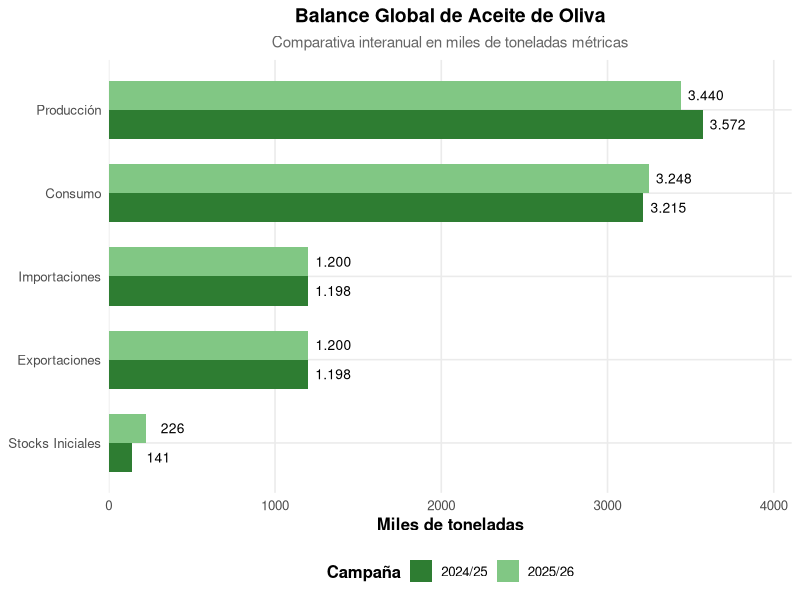
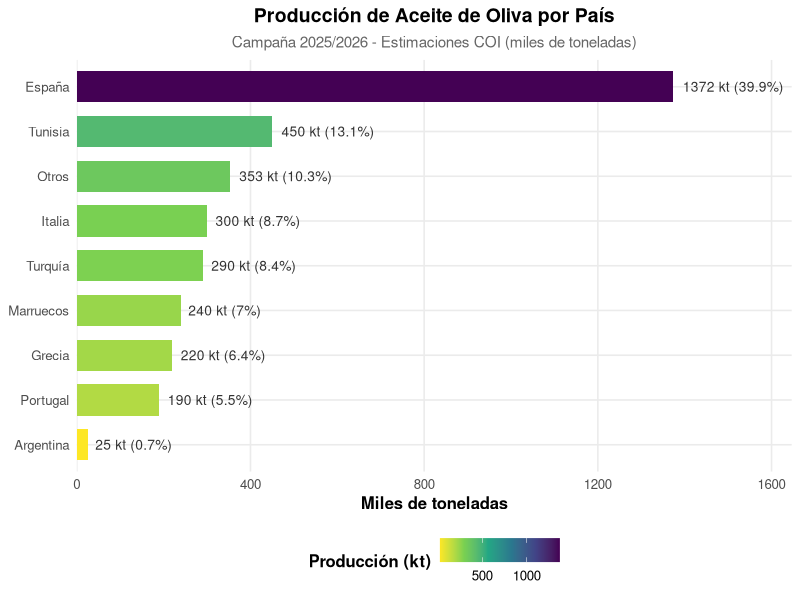
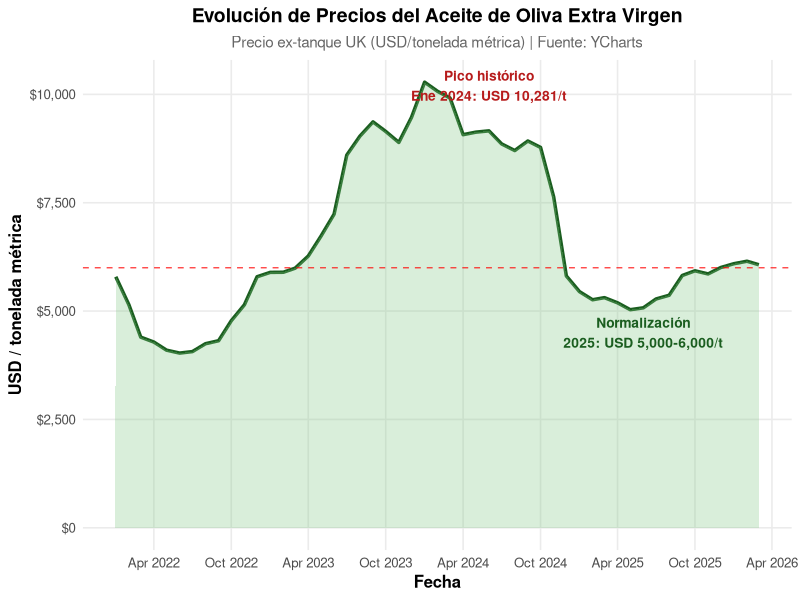
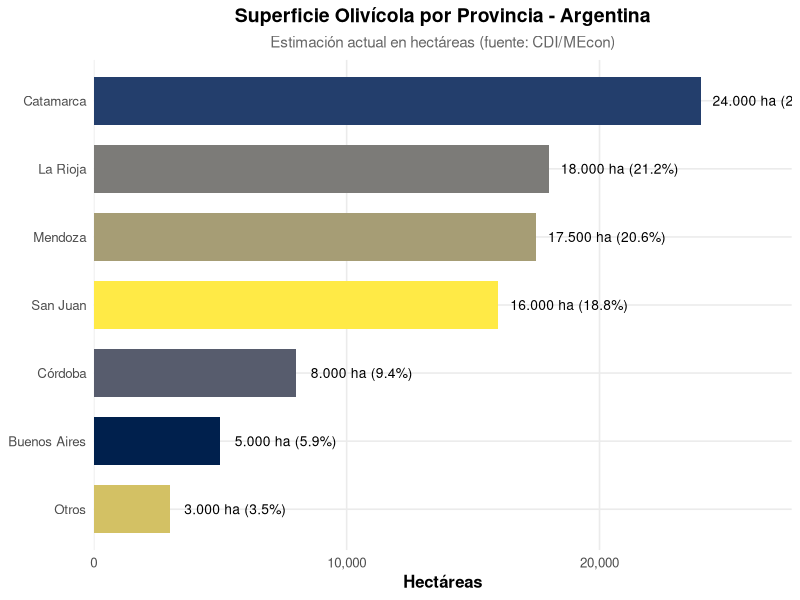
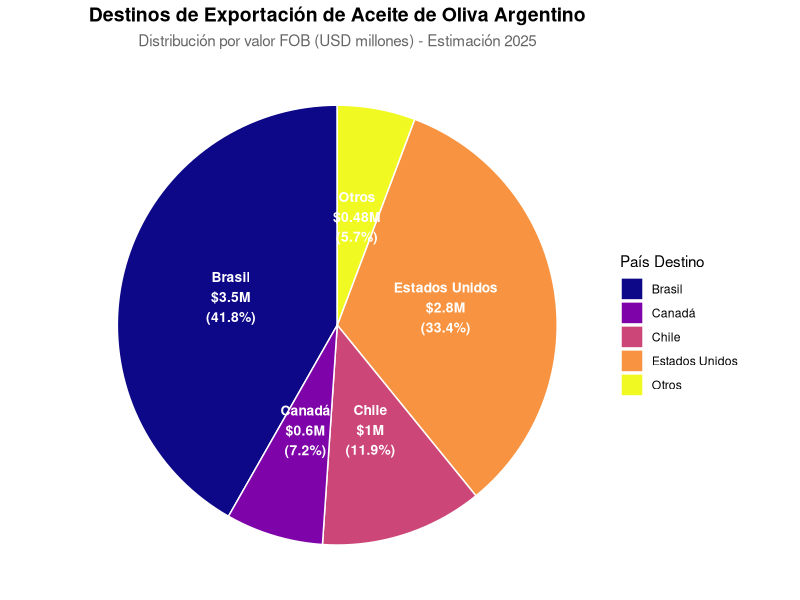

R code for these plots, in order:
## ---- chunk 1
knitr::opts_chunk$set(
  echo = TRUE,
  message = FALSE,
  warning = FALSE,
  fig.width = 10,
  fig.height = 6,
  fig.retina = 2,
  out.width = "100%"
)

# Librerías necesarias - instalar si no están disponibles
paquetes <- c("ggplot2", "dplyr", "tidyr", "scales", "viridis", "knitr", "kableExtra")
for (pkg in paquetes) {
  if (!require(pkg, character.only = TRUE, quietly = TRUE)) {
    install.packages(pkg, repos = "https://cloud.r-project.org")
    library(pkg, character.only = TRUE)
  }
}

# Configuración de tema
theme_set(
  theme_minimal(base_size = 12) +
    theme(
      plot.title = element_text(face = "bold", size = 14, hjust = 0.5),
      plot.subtitle = element_text(size = 11, hjust = 0.5, color = "gray40"),
      axis.title = element_text(face = "bold"),
      panel.grid.minor = element_blank(),
      legend.position = "bottom",
      legend.title = element_text(face = "bold")
    )
)
## ---- chunk 2
# Datos de balance global
balance_global <- data.frame(
  concepto = c("Producción", "Consumo", "Importaciones", "Exportaciones", "Stocks Iniciales"),
  valor_2024_25 = c(3572, 3215, 1198, 1198, 141),
  valor_2025_26 = c(3440, 3248, 1200, 1200, 226),
  variacion = c(-4, 1, 2, 2, 60)
)

balance_long <- balance_global %>%
  select(concepto, valor_2024_25, valor_2025_26) %>%
  pivot_longer(cols = c(valor_2024_25, valor_2025_26),
               names_to = "campaña", values_to = "valor") %>%
  mutate(campaña = ifelse(campaña == "valor_2024_25", "2024/25", "2025/26"))

ggplot(balance_long, aes(x = reorder(concepto, valor), y = valor, fill = campaña)) +
  geom_col(position = "dodge", width = 0.7) +
  coord_flip() +
  scale_fill_manual(values = c("2024/25" = "#2E7D32", "2025/26" = "#81C784")) +
  labs(
    title = "Balance Global de Aceite de Oliva",
    subtitle = "Comparativa interanual en miles de toneladas métricas",
    x = NULL,
    y = "Miles de toneladas",
    fill = "Campaña"
  ) +
  geom_text(aes(label = format(valor, big.mark = ".", decimal.mark = ",")), 
            position = position_dodge(width = 0.7), 
            hjust = -0.2, size = 3.5) +
  scale_y_continuous(expand = expansion(mult = c(0, 0.15)))
## ---- chunk 3
# Datos de producción por país
produccion_paises <- data.frame(
  pais = c("España", "Tunisia", "Italia", "Grecia", "Turquía", "Marruecos", 
           "Portugal", "Argentina", "Otros"),
  produccion = c(1372, 450, 300, 220, 290, 240, 190, 25, 353),
  porcentaje = c(39.9, 13.1, 8.7, 6.4, 8.4, 7.0, 5.5, 0.7, 10.3)
)

ggplot(produccion_paises, aes(x = reorder(pais, produccion), y = produccion, fill = produccion)) +
  geom_col(width = 0.7) +
  coord_flip() +
  scale_fill_viridis_c(option = "D", direction = -1) +
  labs(
    title = "Producción de Aceite de Oliva por País",
    subtitle = "Campaña 2025/2026 - Estimaciones COI (miles de toneladas)",
    x = NULL,
    y = "Miles de toneladas",
    fill = "Producción (kt)"
  ) +
  geom_text(aes(label = paste0(produccion, " kt (", porcentaje, "%)")), 
            hjust = -0.1, size = 3.5, color = "gray20") +
  scale_y_continuous(expand = expansion(mult = c(0, 0.2)))
## ---- chunk 4
# Datos de precios históricos
precios <- data.frame(
  fecha = seq(as.Date("2022-01-01"), as.Date("2026-03-01"), by = "month"),
  precio = c(
    # 2022
    5792, 5145, 4399, 4285, 4098, 4031, 4065, 4247, 4316, 4777, 5145, 5792,
    # 2023
    5893, 5896, 5990, 6270, 6728, 7236, 8599, 9035, 9365, 9145, 8891, 9469,
    # 2024
    10281, 10067, 9916, 9070, 9128, 9158, 8857, 8704, 8924, 8776, 7635, 5810,
    # 2025
    5449, 5261, 5310, 5191, 5032, 5075, 5279, 5365, 5821, 5929, 5857, 6005,
    # 2026 (hasta marzo)
    6093, 6150, 6069
  )
)

ggplot(precios, aes(x = fecha, y = precio)) +
  geom_line(color = "#1B5E20", linewidth = 1.2) +
  geom_area(fill = "#81C784", alpha = 0.3) +
  geom_hline(yintercept = 6000, linetype = "dashed", color = "red", alpha = 0.7) +
  annotate("text", x = as.Date("2024-06-01"), y = 10200, 
           label = "Pico histórico
Ene 2024: USD 10,281/t", 
           size = 3.5, color = "#B71C1C", fontface = "bold") +
  annotate("text", x = as.Date("2025-06-01"), y = 4500, 
           label = "Normalización
2025: USD 5,000-6,000/t", 
           size = 3.5, color = "#1B5E20", fontface = "bold") +
  labs(
    title = "Evolución de Precios del Aceite de Oliva Extra Virgen",
    subtitle = "Precio ex-tanque UK (USD/tonelada métrica) | Fuente: YCharts",
    x = "Fecha",
    y = "USD / tonelada métrica"
  ) +
  scale_y_continuous(labels = scales::dollar_format(prefix = "$", suffix = "")) +
  scale_x_date(date_breaks = "6 months", date_labels = "%b %Y")
## ---- chunk 5
# Datos de superficie por provincia
superficie_prov <- data.frame(
  provincia = c("Catamarca", "La Rioja", "San Juan", "Mendoza", "Córdoba", "Buenos Aires", "Otros"),
  hectareas = c(24000, 18000, 16000, 17500, 8000, 5000, 3000),
  porcentaje = c(28.2, 21.2, 18.8, 20.6, 9.4, 5.9, 3.5)
)

ggplot(superficie_prov, aes(x = reorder(provincia, hectareas), y = hectareas, fill = provincia)) +
  geom_col(width = 0.7, show.legend = FALSE) +
  coord_flip() +
  scale_fill_viridis_d(option = "E") +
  labs(
    title = "Superficie Olivícola por Provincia - Argentina",
    subtitle = "Estimación actual en hectáreas (fuente: CDI/MEcon)",
    x = NULL,
    y = "Hectáreas"
  ) +
  geom_text(aes(label = paste0(format(hectareas, big.mark = ".", decimal.mark = ","), 
                               " ha (", porcentaje, "%)")), 
            hjust = -0.1, size = 3.5) +
  scale_y_continuous(expand = expansion(mult = c(0, 0.15)), labels = scales::comma)
## ---- chunk 6
# Datos de exportaciones por destino
export_destinos <- data.frame(
  pais = c("Brasil", "Estados Unidos", "Chile", "Canadá", "Otros"),
  valor_usd = c(3.5, 2.8, 1.0, 0.6, 0.48),
  porcentaje = c(41.8, 33.4, 11.9, 7.2, 5.7)
)

ggplot(export_destinos, aes(x = "", y = valor_usd, fill = pais)) +
  geom_col(width = 1, color = "white") +
  coord_polar("y", start = 0) +
  scale_fill_viridis_d(option = "C") +
  labs(
    title = "Destinos de Exportación de Aceite de Oliva Argentino",
    subtitle = "Distribución por valor FOB (USD millones) - Estimación 2025",
    fill = "País Destino"
  ) +
  theme_void() +
  theme(
    plot.title = element_text(face = "bold", size = 14, hjust = 0.5),
    plot.subtitle = element_text(size = 11, hjust = 0.5, color = "gray40"),
    legend.position = "right"
  ) +
  geom_text(aes(label = paste0(pais, "
$", valor_usd, "M
(", porcentaje, "%)")), 
            position = position_stack(vjust = 0.5), size = 3.5, color = "white", fontface = "bold")
## ---- chunk 7
# Tabla comparativa
comparativa <- data.frame(
  Indicador = c(
    "Producción total (toneladas)",
    "Superficie cultivada (hectáreas)",
    "Rendimiento promedio (t/ha)",
    "Precio EVOO origen (USD/t)",
    "Exportaciones (USD FOB)",
    "Principales destinos",
    "Riesgo fitosanitario principal",
    "Dependencia hídrica",
    "Costo logístico (% del FOB)"
  ),
  Global = c(
    "3,440,000",
    "11,500,000 (est.)",
    "0.30",
    "6,069 (UK ex-tanque)",
    "USD 14,230 millones (2026)",
    "EE.UU., UE, Brasil, Japón",
    "Xylella fastidiosa (Mediterráneo)",
    "Variable (20-100% irrigado)",
    "8-12%"
  ),
  Mendoza = c(
    "~7,000 (aceite) + conservas",
    "17,500",
    "0.40 (aceite)",
    "Premium: +15-30% sobre spot",
    "USD ~15 millones (est. provincial)",
    "Brasil, EE.UU., Chile, Canadá",
    "Bajo (ausencia de Xylella)",
    "100% irrigado (obligatorio)",
    "22-28%"
  )
)

kable(comparativa, 
      caption = "Tabla 1: Comparativa de Indicadores Clave - Global vs. Mendoza (2025/2026)",
      format = "html",
      align = c("l", "c", "c")) %>%
  kable_styling(bootstrap_options = c("striped", "hover", "condensed"),
                full_width = TRUE) %>%
  column_spec(1, bold = TRUE, width = "30%") %>%
  column_spec(2, width = "35%") %>%
  column_spec(3, width = "35%") %>%
  row_spec(0, background = "#1B5E20", color = "white", bold = TRUE)
